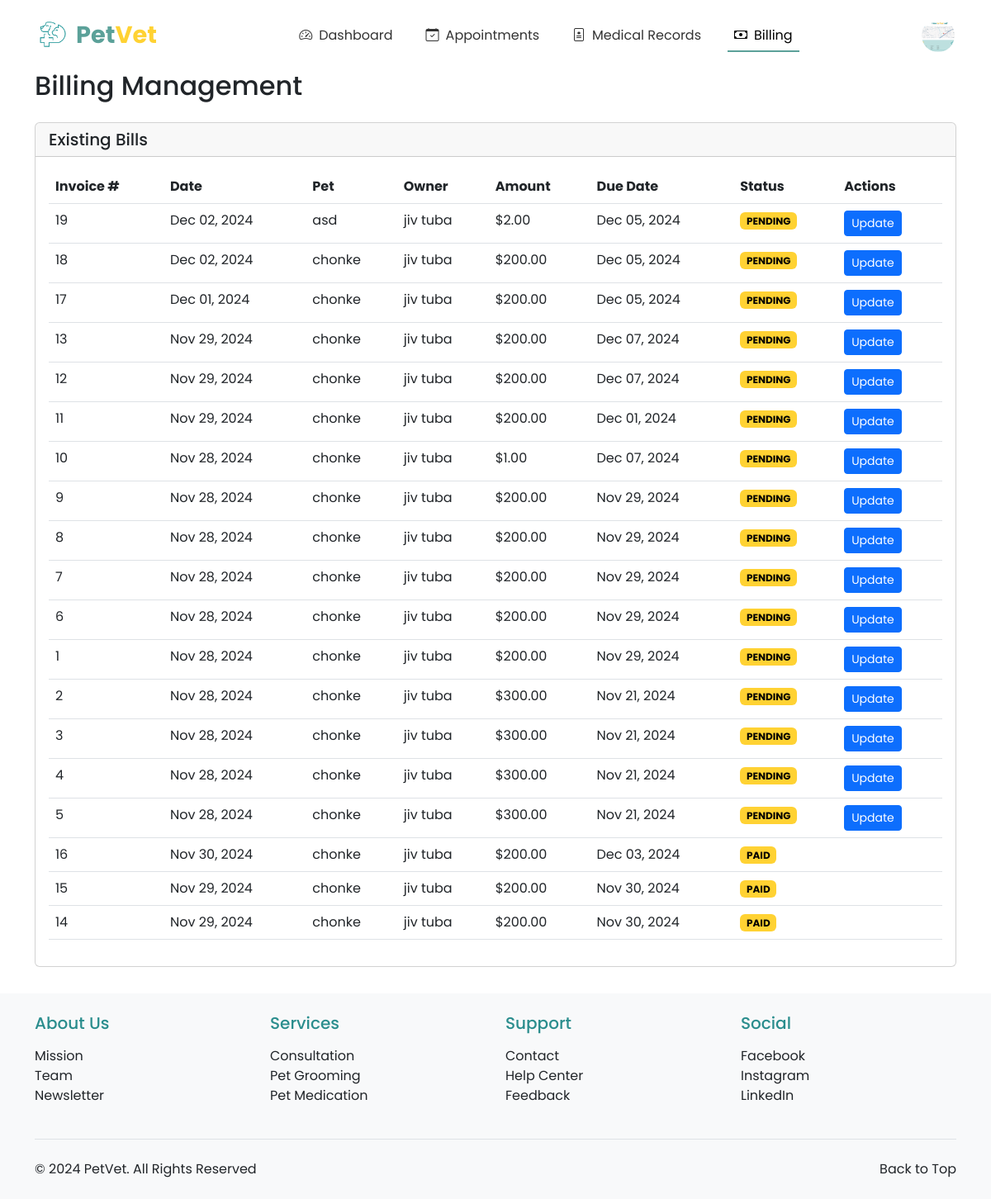
The page /vet/billing/ (signed in) on the database its author committed.
### registration_login/models.py (models this page shows, shortened)
class Profile(models.Model):
    PAYMENT_CHOICES = [
        ('CASH', 'Cash'),
        ('CARD', 'Credit/Debit Card'),
        ('GCASH', 'GCash'),
        ('MAYA', 'Maya'),
    ]
    ROLE_CHOICES = [
        ('OWNER', 'Pet Owner'),
        ('VET', 'Veterinarian'),
    ]
    user = models.OneToOneField(User, on_delete=models.CASCADE, primary_key=True)
    profile_picture = models.ImageField(upload_to='profile_pics/', default='profile_pics/profile.png')
    first_name = models.CharField(max_length=50)
    last_name = models.CharField(max_length=50)
    address = models.CharField(max_length=200, blank=True, null=True)
    contact_number = models.CharField(max_length=15, blank=True, null=True)
    preferred_payment = models.CharField(max_length=10, choices=PAYMENT_CHOICES, default='CASH')
    card_number = models.CharField(max_length=16, blank=True, null=True)
    card_expiry = models.CharField(max_length=5, blank=True, null=True)
    ewallet_number = models.CharField(max_length=15, blank=True, null=True)
    role = models.CharField(max_length=10, choices=ROLE_CHOICES, default='OWNER')
    phone_number = models.CharField(max_length=20, null=True, blank=True)
    created_at = models.DateTimeField(auto_now_add=True)
    updated_at = models.DateTimeField(auto_now=True)

### veterinarians/models.py (models this page shows, shortened)
class BillingRecord(models.Model):
    STATUS_CHOICES = [
        ('PENDING', 'Pending'),
        ('PAID', 'Paid'),
        ('OVERDUE', 'Overdue'),
        ('CANCELLED', 'Cancelled'),
    ]
    PAYMENT_METHOD_CHOICES = [
        ('CASH', 'Cash'),
        ('CREDIT_CARD', 'Credit Card'),
        ('DEBIT_CARD', 'Debit Card'),
        ('GCASH', 'GCash'),
        ('MAYA', 'Maya'),
    ]
    medical_record = models.OneToOneField(MedicalRecord, on_delete=models.CASCADE)
    amount = models.DecimalField(max_digits=10, decimal_places=2)
    status = models.CharField(max_length=10, choices=STATUS_CHOICES, default='PENDING')
    due_date = models.DateField()
    created_at = models.DateTimeField(auto_now_add=True, null=True)
    payment_method = models.CharField(max_length=50, choices=PAYMENT_METHOD_CHOICES, blank=True)
    payment_date = models.DateField(null=True, blank=True)
    invoice_number = models.CharField(max_length=50, unique=True)
    notes = models.TextField(blank=True)

class MedicalRecord(models.Model):
    pet = models.ForeignKey(Pet, on_delete=models.CASCADE, related_name='medical_records')
    veterinarian = models.ForeignKey(VeterinarianProfile, on_delete=models.CASCADE)
    date = models.DateTimeField(auto_now_add=True)
    diagnosis = models.TextField()
    treatment = models.ForeignKey(Treatment, on_delete=models.SET_NULL, null=True, blank=True)
    notes = models.TextField(blank=True)
    next_visit_date = models.DateField(null=True, blank=True)

### pet_registration/models.py (models this page shows, shortened)
class Pet(models.Model):
    owner = models.ForeignKey(User, on_delete=models.CASCADE, related_name='pets')
    pet_id = models.CharField(max_length=20, unique=True)
    pet_name = models.CharField(max_length=50)
    breed = models.CharField(max_length=50)
    species = models.CharField(max_length=50)
    sex = models.CharField(max_length=10, choices=[('Male', 'Male'), ('Female', 'Female'), ('Unknown', 'Unknown')])
    weight = models.DecimalField(max_digits=5, decimal_places=2)
    birthday = models.DateField()
    pet_description = models.TextField(blank=True, null=True)
    image_url = models.ImageField(upload_to='pet_images/', blank=True, null=True)
    primary_veterinarian = models.ForeignKey('veterinarians.VeterinarianProfile',
        on_delete=models.SET_NULL,
        null=True,
        blank=True,
        related_name='primary_pets'
    )

### veterinarians/views.py (the view)
# urls.py: path('billing/', views.billing_management, name='billing_management'),
@login_required
@user_passes_test(is_veterinarian)
def billing_management(request):
    vet_profile = get_object_or_404(VeterinarianProfile, profile=request.user.profile)
    completed_appointments = Appointment.objects.filter(
        veterinarian=vet_profile,
        status='COMPLETED'
    ).exclude(
        pet__medical_records__billingrecord__isnull=False
    ).select_related(
        'pet',
        'pet__owner'
    ).order_by('-date')
    status_order = {
        'PENDING': 1,
        'PAID': 2,
        'OVERDUE': 3,
        'CANCELLED': 4
    }
    bills = BillingRecord.objects.filter(
        medical_record__veterinarian=vet_profile
    ).select_related(
        'medical_record',
        'medical_record__pet',
        'medical_record__pet__owner'
    )
    bills = sorted(bills, key=lambda x: (status_order.get(x.status, 5), -x.created_at.timestamp()))
    context = {
        'completed_appointments': completed_appointments,
        'billing_records': bills
    }
    return render(request, 'veterinarians/billing_management.html', context)

### veterinarians/views.py (called while the page is built)
def is_veterinarian(user):
    return user.profile.role == 'VET'

### veterinarians/templates/veterinarians/billing_management.html (shortened to what this page needs)
{% extends 'base.html' %}
{% block nav_billing %}active{% endblock %}
{% block content %}
<div class="container content-wrapper">
    <div class="d-flex justify-content-between align-items-center mb-4">
        <h2 class="mb-0">Billing Management</h2>
    </div>
    <div class="card">
        <div class="card-header">
            <h5 class="card-title mb-0">Existing Bills</h5>
        </div>
        <div class="card-body">
            <div class="table-responsive">
                <table class="table table-hover">
                    <thead>
                        <tr>
                            <th>Invoice #</th>
                            <th>Date</th>
                            <th>Pet</th>
                            <th>Owner</th>
                            <th>Amount</th>
                            <th>Due Date</th>
                            <th>Status</th>
                            <th>Actions</th>
                        </tr>
                    </thead>
                    <tbody>
                        {% for bill in billing_records %}
                            <tr>
                                <td>{{ bill.id }}</td>
                                <td>{{ bill.created_at|date:"M d, Y" }}</td>
                                <td>{{ bill.medical_record.pet.pet_name }}</td>
                                <td>{% if bill.medical_record.pet.owner %}{{ bill.medical_record.pet.owner.first_name }} {{ bill.medical_record.pet.owner.last_name }}{% else %}N/A{% endif %}</td>
                                <td>${{ bill.amount }}</td>
                                <td>{{ bill.due_date|date:"M d, Y" }}</td>
                                <td>
                                    <span class="badge {% if bill.status == 'PAID' %}bg-success{% elif bill.status == 'PENDING' %}bg-warning{% elif bill.status == 'OVERDUE' %}bg-danger{% else %}bg-secondary{% endif %}">
                                        {{ bill.status }}
                                    </span>
                                </td>
                                <td>
                                    {% if bill.status != 'PAID' %}
                                    <a href="{% url 'veterinarians:update_billing' bill.id %}" class="btn btn-sm btn-primary">
                                        Update
                                    </a>
                                    {% endif %}
                                </td>
                            </tr>
                        {% empty %}
                            <tr>
                                <td colspan="8" class="text-center">No bills found.</td>
                            </tr>
                        {% endfor %}
                    </tbody>
                </table>
            </div>
        </div>
    </div>
</div>
{% endblock %}

### appointments/templates/base.html (shortened to what this page needs)
<!DOCTYPE html>
<html lang="en">
<head>
    {% load static %}
    <link href="https://cdn.jsdelivr.net/npm/bootstrap@5.3.0/dist/css/bootstrap.min.css" rel="stylesheet">
    <link rel="stylesheet" href="https://cdn.jsdelivr.net/npm/bootstrap-icons@1.11.2/font/bootstrap-icons.css">
</head>
<body>
    <nav class="navbar navbar-expand-lg navbar-light bg-white">
        <div class="container-fluid">
            <a class="navbar-brand d-flex align-items-center" href="{% url 'homepage:index' %}">
                <img src="{% static 'images/toplogo.png' %}" alt="PetVet Logo" class="me-2">
                <span class="logo-text">
                    <span class="logo-text-pet">Pet</span><span class="logo-text-vet">Vet</span>
                </span>
            </a>
            <div class="collapse navbar-collapse justify-content-center" id="navbarNav">
                <ul class="navbar-nav">
                    {% if user.is_authenticated %}
                        {% if user.profile.role == 'VET' %}
                            <li class="nav-item">
                                <a class="nav-link {% block nav_dashboard %}{% endblock %}" href="{% url 'veterinarians:dashboard' %}">
                                    <i class="bi bi-speedometer2 nav-icon"></i>Dashboard
                                </a>
                            </li>
                            <li class="nav-item">
                                <a class="nav-link {% block nav_appointments %}{% endblock %}" href="{% url 'veterinarians:appointment_list' %}">
                                    <i class="bi bi-calendar-check nav-icon"></i>Appointments
                                </a>
                            </li>
                            <li class="nav-item">
                                <a class="nav-link {% block nav_medical_records %}{% endblock %}" href="{% url 'veterinarians:medical_records_list' %}">
                                    <i class="bi bi-file-medical nav-icon"></i>Medical Records
                                </a>
                            </li>
                            <li class="nav-item">
                                <a class="nav-link {% block nav_billing %}{% endblock %}" href="{% url 'veterinarians:billing_management' %}">
                                    <i class="bi bi-cash nav-icon"></i>Billing
                                </a>
                            </li>
                        {% endif %}
                    {% endif %}
                </ul>
            </div>
            <div class="d-flex align-items-center">
                {% if user.is_authenticated %}
                    <div class="dropdown">
                        <img src="{{ user.profile.profile_picture.url }}" alt="Profile" class="profile-image" role="button" data-bs-toggle="dropdown" aria-expanded="false">
                    </div>
                {% else %}
                    <a href="{% url 'registration_login:my_login' %}" class="btn btn-auth-primary me-2">Login</a>
                    <a href="{% url 'registration_login:register' %}" class="btn btn-auth-outline">Register</a>
                {% endif %}
            </div>
        </div>
    </nav>
    <main>
        {% block content %}{% endblock %}
    </main>
    <footer class="bg-light py-4">
        <div class="container">
            <div class="row g-4">
                <div class="col-lg-3 col-md-6">
                    <h5 class="mb-3" style="color: #2A8D8D;">About Us</h5>
                    <ul class="list-unstyled">
                        <li><a href="{% url 'homepage:about_us' %}#mission" class="text-decoration-none text-dark">Mission</a></li>
                        <li><a href="{% url 'homepage:about_us' %}#team" class="text-decoration-none text-dark">Team</a></li>
                        <li><a href="{% url 'homepage:about_us' %}#newsletter" class="text-decoration-none text-dark">Newsletter</a></li>
                    </ul>
                </div>
                <div class="col-lg-3 col-md-6">
                    <h5 class="mb-3" style="color: #2A8D8D;">Services</h5>
                    <ul class="list-unstyled">
                        <li><a href="{% url 'homepage:index' %}#services" class="text-decoration-none text-dark">Consultation</a></li>
                        <li><a href="{% url 'homepage:index' %}#services" class="text-decoration-none text-dark">Pet Grooming</a></li>
                        <li><a href="{% url 'homepage:index' %}#services" class="text-decoration-none text-dark">Pet Medication</a></li>
                    </ul>
                </div>
                <div class="col-lg-3 col-md-6">
                    <h5 class="mb-3" style="color: #2A8D8D;">Support</h5>
                    <ul class="list-unstyled">
                        <li><a href="{% url 'homepage:about_us' %}#contact" class="text-decoration-none text-dark">Contact</a></li>
                        <li><a href="{% url 'homepage:about_us' %}#help" class="text-decoration-none text-dark">Help Center</a></li>
                        <li><a href="{% url 'homepage:about_us' %}#feedback" class="text-decoration-none text-dark">Feedback</a></li>
                    </ul>
                </div>
                <div class="col-lg-3 col-md-6">
                    <h5 class="mb-3" style="color: #2A8D8D;">Social</h5>
                    <ul class="list-unstyled">
                        <li><a href="https://facebook.com" target="_blank" class="text-decoration-none text-dark">Facebook</a></li>
                        <li><a href="https://instagram.com" target="_blank" class="text-decoration-none text-dark">Instagram</a></li>
                        <li><a href="https://linkedin.com" target="_blank" class="text-decoration-none text-dark">LinkedIn</a></li>
                    </ul>
                </div>
            </div>
            <div class="border-top mt-4 pt-4">
                <div class="container px-0">
                    <div class="row">
                        <div class="col-md">
                            <p class="mb-0 text-dark">&copy; 2024 PetVet. All Rights Reserved</p>
                        </div>
                        <div class="col-md text-md-end">
                            <a href="#" class="text-decoration-none text-dark" id="back-to-top">Back to Top</a>
                        </div>
                    </div>
                </div>
            </div>
        </div>
    </footer>
</body>
</html>

### appointments/templates/base.html (style rules this page uses)
:root { --primary-color: #5BA199; --secondary-color: #FFD233; --light-cream: #FFF9EA; }
body { font-family: 'Poppins', sans-serif; min-height: 100vh; display: flex; flex-direction: column; }
main { min-height: 100vh; }
footer { margin-top: 2rem; }
.navbar { padding: 1rem 2rem; }
.navbar-brand img { height: 40px; }
.nav-link { color: #333; position: relative; padding: 0.5rem 1.5rem; margin: 0 0.5rem; }
.nav-link.active { color: var(--primary-color); }
.nav-link.active::after { content: ''; position: absolute; bottom: 0; left: 0; width: 100%; height: 2px; background-color: var(--primary-color); }
.navbar-nav { gap: 0.5rem; }
.profile-image { width: 40px; height: 40px; border-radius: 50%; object-fit: cover; cursor: pointer; }
.logo-text { font-size: 1.8rem; font-weight: 700; }
.logo-text-pet { color: var(--primary-color); }
.logo-text-vet { color: var(--secondary-color); }
.bg-success, .bg-info, .bg-warning, .bg-error, .bg-danger { background-color: #FFD233 !important; color: #000 !important; }
.nav-icon { margin-right: 0.5rem; }

### rows shown on the page
BillingRecord: id "19", created_at "Dec 02, 2024", medical_record.pet.pet_name "asd", medical_record.pet.owner.first_name "jiv", medical_record.pet.owner.last_name "tuba", amount "2.00", due_date "Dec 05, 2024", status "PENDING", shows "Update"
BillingRecord: id "18", created_at "Dec 02, 2024", medical_record.pet.pet_name "chonke", medical_record.pet.owner.first_name "jiv", medical_record.pet.owner.last_name "tuba", amount "200.00", due_date "Dec 05, 2024", status "PENDING", shows "Update"
BillingRecord: id "17", created_at "Dec 01, 2024", medical_record.pet.pet_name "chonke", medical_record.pet.owner.first_name "jiv", medical_record.pet.owner.last_name "tuba", amount "200.00", due_date "Dec 05, 2024", status "PENDING", shows "Update"
BillingRecord: id "13", created_at "Nov 29, 2024", medical_record.pet.pet_name "chonke", medical_record.pet.owner.first_name "jiv", medical_record.pet.owner.last_name "tuba", amount "200.00", due_date "Dec 07, 2024", status "PENDING", shows "Update"
BillingRecord: id "12", created_at "Nov 29, 2024", medical_record.pet.pet_name "chonke", medical_record.pet.owner.first_name "jiv", medical_record.pet.owner.last_name "tuba", amount "200.00", due_date "Dec 07, 2024", status "PENDING", shows "Update"
BillingRecord: id "11", created_at "Nov 29, 2024", medical_record.pet.pet_name "chonke", medical_record.pet.owner.first_name "jiv", medical_record.pet.owner.last_name "tuba", amount "200.00", due_date "Dec 01, 2024", status "PENDING", shows "Update"
BillingRecord: id "10", created_at "Nov 28, 2024", medical_record.pet.pet_name "chonke", medical_record.pet.owner.first_name "jiv", medical_record.pet.owner.last_name "tuba", amount "1.00", due_date "Dec 07, 2024", status "PENDING", shows "Update"
BillingRecord: id "9", created_at "Nov 28, 2024", medical_record.pet.pet_name "chonke", medical_record.pet.owner.first_name "jiv", medical_record.pet.owner.last_name "tuba", amount "200.00", due_date "Nov 29, 2024", status "PENDING", shows "Update"
BillingRecord: id "8", created_at "Nov 28, 2024", medical_record.pet.pet_name "chonke", medical_record.pet.owner.first_name "jiv", medical_record.pet.owner.last_name "tuba", amount "200.00", due_date "Nov 29, 2024", status "PENDING", shows "Update"
BillingRecord: id "7", created_at "Nov 28, 2024", medical_record.pet.pet_name "chonke", medical_record.pet.owner.first_name "jiv", medical_record.pet.owner.last_name "tuba", amount "200.00", due_date "Nov 29, 2024", status "PENDING", shows "Update"
BillingRecord: id "6", created_at "Nov 28, 2024", medical_record.pet.pet_name "chonke", medical_record.pet.owner.first_name "jiv", medical_record.pet.owner.last_name "tuba", amount "200.00", due_date "Nov 29, 2024", status "PENDING", shows "Update"
BillingRecord: id "1", created_at "Nov 28, 2024", medical_record.pet.pet_name "chonke", medical_record.pet.owner.first_name "jiv", medical_record.pet.owner.last_name "tuba", amount "200.00", due_date "Nov 29, 2024", status "PENDING", shows "Update"
BillingRecord: id "2", created_at "Nov 28, 2024", medical_record.pet.pet_name "chonke", medical_record.pet.owner.first_name "jiv", medical_record.pet.owner.last_name "tuba", amount "300.00", due_date "Nov 21, 2024", status "PENDING", shows "Update"
BillingRecord: id "3", created_at "Nov 28, 2024", medical_record.pet.pet_name "chonke", medical_record.pet.owner.first_name "jiv", medical_record.pet.owner.last_name "tuba", amount "300.00", due_date "Nov 21, 2024", status "PENDING", shows "Update"
BillingRecord: id "4", created_at "Nov 28, 2024", medical_record.pet.pet_name "chonke", medical_record.pet.owner.first_name "jiv", medical_record.pet.owner.last_name "tuba", amount "300.00", due_date "Nov 21, 2024", status "PENDING", shows "Update"
BillingRecord: id "5", created_at "Nov 28, 2024", medical_record.pet.pet_name "chonke", medical_record.pet.owner.first_name "jiv", medical_record.pet.owner.last_name "tuba", amount "300.00", due_date "Nov 21, 2024", status "PENDING", shows "Update"
BillingRecord: id "16", created_at "Nov 30, 2024", medical_record.pet.pet_name "chonke", medical_record.pet.owner.first_name "jiv", medical_record.pet.owner.last_name "tuba", amount "200.00", due_date "Dec 03, 2024", status "PAID"
BillingRecord: id "15", created_at "Nov 29, 2024", medical_record.pet.pet_name "chonke", medical_record.pet.owner.first_name "jiv", medical_record.pet.owner.last_name "tuba", amount "200.00", due_date "Nov 30, 2024", status "PAID"
BillingRecord: id "14", created_at "Nov 29, 2024", medical_record.pet.pet_name "chonke", medical_record.pet.owner.first_name "jiv", medical_record.pet.owner.last_name "tuba", amount "200.00", due_date "Nov 30, 2024", status "PAID"
